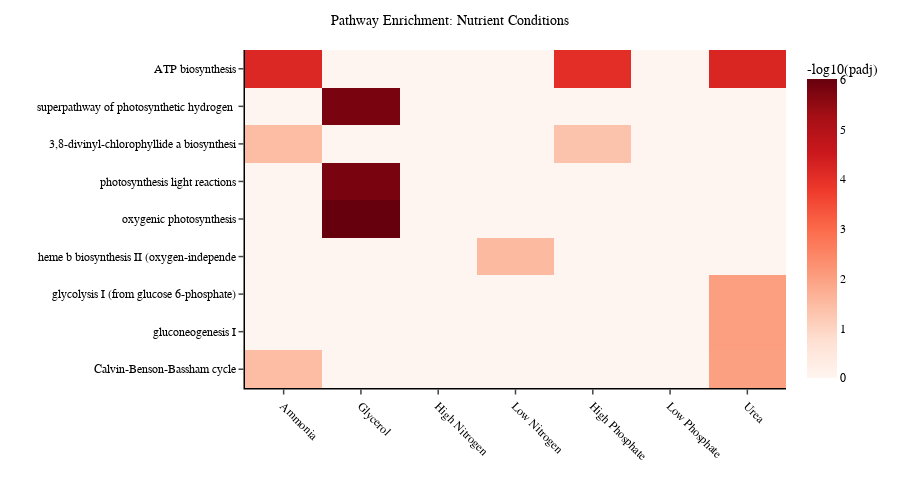
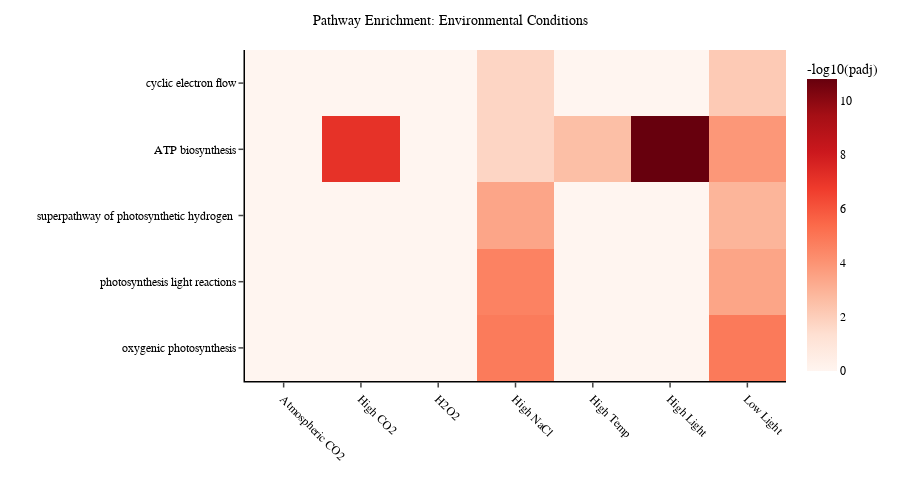

Here is the notebook cell these charts were saved with, in order:
### Code cell
# === Cross-Condition Pathway Enrichment Heatmap ===

# Group 1 heatmap (Nutrients)
group1_results = {k: v for k, v in ALL_ENRICHMENT_RESULTS.items() 
                  if k in ['Ammonia', 'Glycerol', 'High Nitrogen', 'Low Nitrogen',
                          'High Phosphate', 'Low Phosphate', 'Urea']}

fig_g1 = plot_enrichment_heatmap(
    group1_results,
    top_n_per_comparison=5,
    title="Pathway Enrichment: Nutrient Conditions"
)
fig_g1.show()

# Group 2 heatmap (Environmental)
group2_results = {k: v for k, v in ALL_ENRICHMENT_RESULTS.items() 
                  if k in ['Atmospheric CO2', 'High CO2', 'H2O2', 'High NaCl',
                          'High Temp', 'High Light', 'Low Light']}

fig_g2 = plot_enrichment_heatmap(
    group2_results,
    top_n_per_comparison=5,
    title="Pathway Enrichment: Environmental Conditions"
)
fig_g2.show()

### Figure 1 — Plotly figure (JSON) as saved in the notebook; plotly's stock layout.template omitted (floating-point values rounded to 4 significant figures)
{"data": [{"colorbar": {"title": {"text": "-log10(padj)"}}, "colorscale": [[0, "rgb(255,245,240)"], [0.125, "rgb(254,224,210)"], [0.25, "rgb(252,187,161)"], [0.375, "rgb(252,146,114)"], [0.5, "rgb(251,106,74)"], [0.625, "rgb(239,59,44)"], [0.75, "rgb(203,24,29)"], [0.875, "rgb(165,15,21)"], [1, "rgb(103,0,13)"]], "hoverongaps": false, "type": "heatmap", "x": ["Ammonia", "Glycerol", "High Nitrogen", "Low Nitrogen", "High Phosphate", "Low Phosphate", "Urea"], "y": ["Calvin-Benson-Bassham cycle", "gluconeogenesis I", "glycolysis I (from glucose 6-phosphate)", "heme b biosynthesis II (oxygen-independe", "oxygenic photosynthesis", "photosynthesis light reactions", "3,8-divinyl-chlorophyllide a biosynthesi", "superpathway of photosynthetic hydrogen ", "ATP biosynthesis"], "z": [[1.46, 0.0, 0.0, 0.0, 0.0, 0.0, 2.005], [0.0, 0.0, 0.0, 0.0, 0.0, 0.0, 2.01], [0.0, 0.0, 0.0, 0.0, 0.0, 0.0, 2.01], [0.0, 0.0, 0.0, 1.508, 0.0, 0.0, 0.0], [0.0, 6.016, 0.0, 0.0, 0.0, 0.0, 0.0], [0.0, 5.794, 0.0, 0.0, 0.0, 0.0, 0.0], [1.46, 0.0, 0.0, 0.0, 1.334, 0.0, 0.0], [0.0, 5.794, 0.0, 0.0, 0.0, 0.0, 0.0], [4.16, 0.0, 0.0, 0.0, 4.033, 0.0, 4.207]]}], "layout": {"font": {"color": "black", "family": "Arial, Helvetica, sans-serif", "size": 12}, "height": 500, "legend": {"bgcolor": "rgba(255,255,255,0.8)", "bordercolor": "black", "borderwidth": 1, "font": {"size": 10}}, "margin": {"b": 60, "l": 60, "r": 20, "t": 50}, "paper_bgcolor": "white", "plot_bgcolor": "white", "title": {"font": {"size": 14}, "text": "Pathway Enrichment: Nutrient Conditions", "x": 0.5, "xanchor": "center"}, "xaxis": {"linecolor": "black", "linewidth": 1.5, "showgrid": false, "showline": true, "tickangle": 45, "ticks": "outside", "tickwidth": 1.5, "title": {"text": ""}, "zeroline": false}, "yaxis": {"linecolor": "black", "linewidth": 1.5, "showgrid": false, "showline": true, "ticks": "outside", "tickwidth": 1.5, "title": {"text": ""}, "zeroline": false}}}

### Figure 2 — Plotly figure (JSON) as saved in the notebook; plotly's stock layout.template omitted (floating-point values rounded to 4 significant figures)
{"data": [{"colorbar": {"title": {"text": "-log10(padj)"}}, "colorscale": [[0, "rgb(255,245,240)"], [0.125, "rgb(254,224,210)"], [0.25, "rgb(252,187,161)"], [0.375, "rgb(252,146,114)"], [0.5, "rgb(251,106,74)"], [0.625, "rgb(239,59,44)"], [0.75, "rgb(203,24,29)"], [0.875, "rgb(165,15,21)"], [1, "rgb(103,0,13)"]], "hoverongaps": false, "type": "heatmap", "x": ["Atmospheric CO2", "High CO2", "H2O2", "High NaCl", "High Temp", "High Light", "Low Light"], "y": ["oxygenic photosynthesis", "photosynthesis light reactions", "superpathway of photosynthetic hydrogen ", "ATP biosynthesis", "cyclic electron flow"], "z": [[0.0, 0.0, 0.0, 4.833, 0.0, 0.0, 4.872], [0.0, 0.0, 0.0, 4.599, 0.0, 0.0, 3.439], [0.0, 0.0, 0.0, 3.424, 0.0, 0.0, 2.895], [0.0, 7.103, 0.0, 1.749, 2.565, 10.8, 3.877], [0.0, 0.0, 0.0, 1.749, 0.0, 0.0, 2.138]]}], "layout": {"font": {"color": "black", "family": "Arial, Helvetica, sans-serif", "size": 12}, "height": 500, "legend": {"bgcolor": "rgba(255,255,255,0.8)", "bordercolor": "black", "borderwidth": 1, "font": {"size": 10}}, "margin": {"b": 60, "l": 60, "r": 20, "t": 50}, "paper_bgcolor": "white", "plot_bgcolor": "white", "title": {"font": {"size": 14}, "text": "Pathway Enrichment: Environmental Conditions", "x": 0.5, "xanchor": "center"}, "xaxis": {"linecolor": "black", "linewidth": 1.5, "showgrid": false, "showline": true, "tickangle": 45, "ticks": "outside", "tickwidth": 1.5, "title": {"text": ""}, "zeroline": false}, "yaxis": {"linecolor": "black", "linewidth": 1.5, "showgrid": false, "showline": true, "ticks": "outside", "tickwidth": 1.5, "title": {"text": ""}, "zeroline": false}}}
